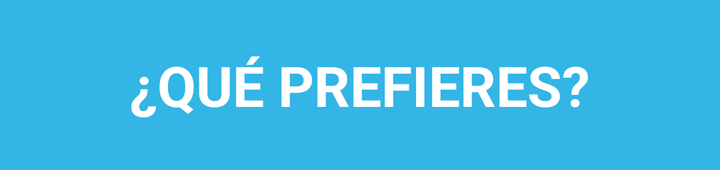
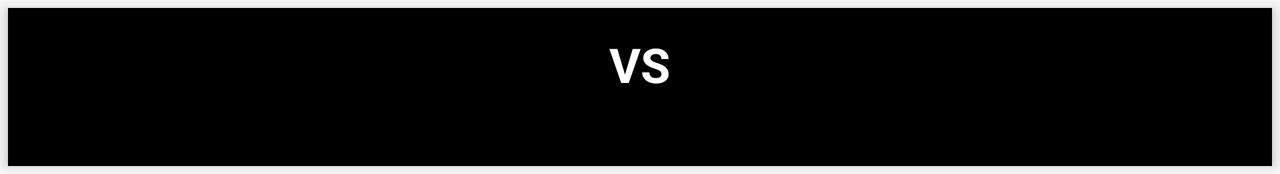

An Android layout and its configuration variant, each rendered on a device that would load it. The default file and the variant file are quoted in full after the pictures.
<!-- AndroidManifest.xml: application theme Theme.DuelChoice -->
<!-- res/layout/fragment_pregunta.xml -->
<?xml version="1.0" encoding="utf-8"?>
<LinearLayout xmlns:android="http://schemas.android.com/apk/res/android"
    android:layout_width="match_parent"
    android:layout_height="wrap_content"
    android:orientation="vertical"
    android:padding="24dp"
    android:gravity="center"
    android:background="@android:color/holo_blue_light">

    <TextView
        android:id="@+id/tv_pregunta"
        android:layout_width="wrap_content"
        android:layout_height="wrap_content"
        android:textSize="28sp"
        android:textStyle="bold"
        android:textColor="@android:color/white"
        android:text="¿QUÉ PREFIERES?" />
</LinearLayout>
<!-- resources referenced by this layout -->
<resources>
  <style name="Theme.DuelChoice" parent="Theme.AppCompat.Light.NoActionBar">
          <item name="colorPrimary">@color/colorPrimary</item>
          <item name="colorPrimaryDark">@color/colorPrimaryDark</item>
          <item name="colorAccent">@color/colorAccent</item>
          <item name="android:statusBarColor">@color/colorPrimaryDark</item>
          <item name="android:fitsSystemWindows">true</item>
  
      </style>
  <color name="colorPrimary">#000000</color>
  <color name="colorPrimaryDark">#3700B3</color>
  <color name="colorAccent">#03DAC5</color>
</resources>
<!-- res/layout-land/fragment_pregunta.xml (the repository's variant of the layout above) -->
<!-- drawn on the phone turned sideways -->
<?xml version="1.0" encoding="utf-8"?>
<LinearLayout xmlns:android="http://schemas.android.com/apk/res/android"
    android:layout_width="match_parent"
    android:layout_height="wrap_content"
    android:orientation="vertical"
    android:padding="12dp"
    android:gravity="center"
    android:background="@color/colorPrimary"
    android:elevation="4dp"
    android:layout_margin="4dp">

    <TextView
        android:id="@+id/tv_pregunta"
        android:layout_width="wrap_content"
        android:layout_height="wrap_content"
        android:text="@string/vs"
        android:textSize="24sp"
        android:textStyle="bold"
        android:textColor="@android:color/white" />

    <TextView
        android:id="@+id/tv_categoria"
        android:layout_width="wrap_content"
        android:layout_height="wrap_content"
        android:textSize="14sp"
        android:textColor="@android:color/white"
        android:layout_marginTop="4dp" />

</LinearLayout>
<!-- resources referenced by the variant -->
<!-- as the phone turned sideways resolves them -->
<resources>
  <color name="colorPrimary">#000000</color>
  <string name="vs">VS</string>
  <style name="Theme.DuelChoice" parent="Theme.AppCompat.Light.NoActionBar">
          <item name="colorPrimary">@color/colorPrimary</item>
          <item name="colorPrimaryDark">@color/colorPrimaryDark</item>
          <item name="colorAccent">@color/colorAccent</item>
          <item name="android:statusBarColor">@color/colorPrimaryDark</item>
          <item name="android:fitsSystemWindows">true</item>
  
      </style>
  <color name="colorPrimaryDark">#3700B3</color>
  <color name="colorAccent">#03DAC5</color>
</resources>
